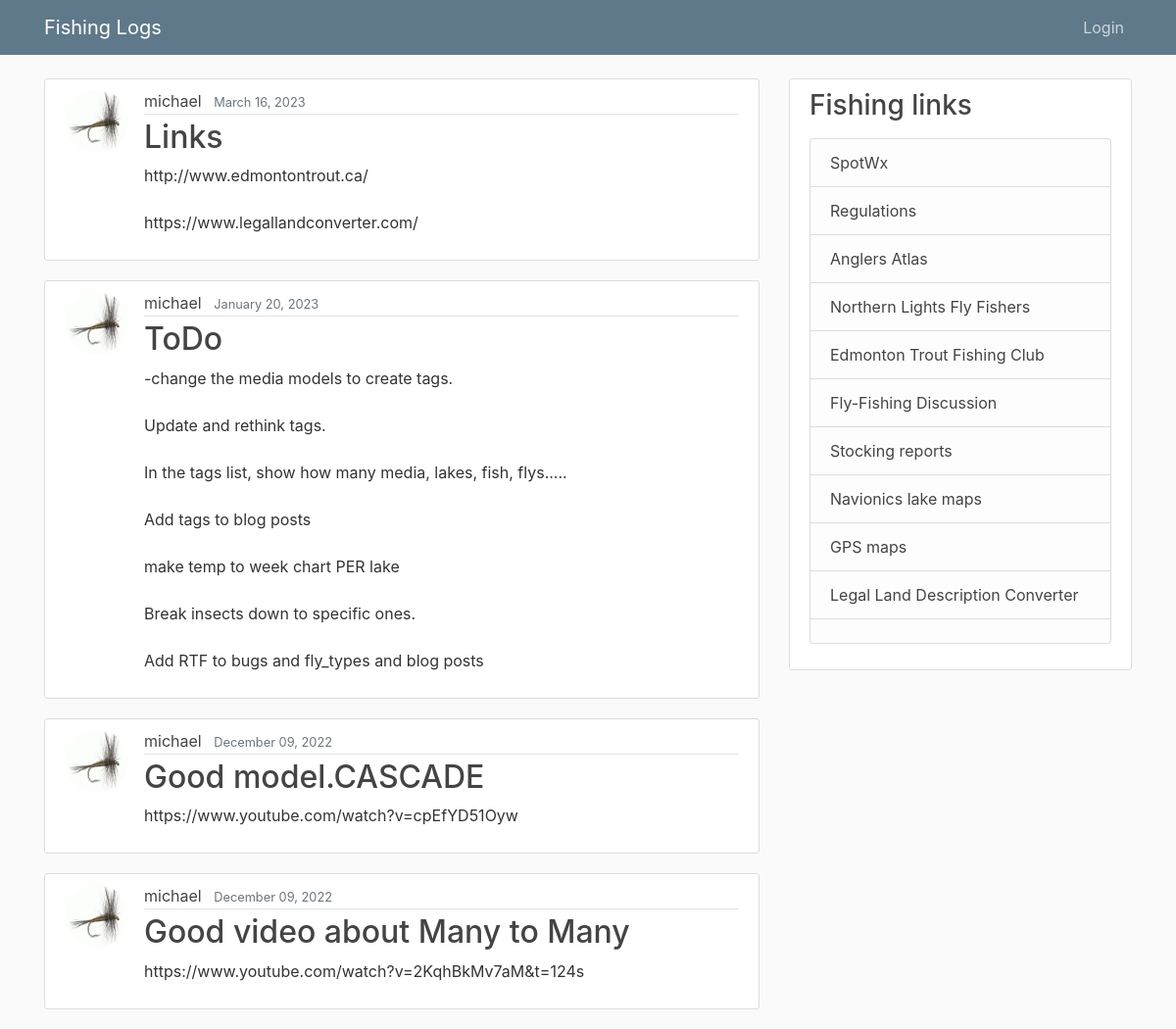
Page /blog/ on the earlier database version.
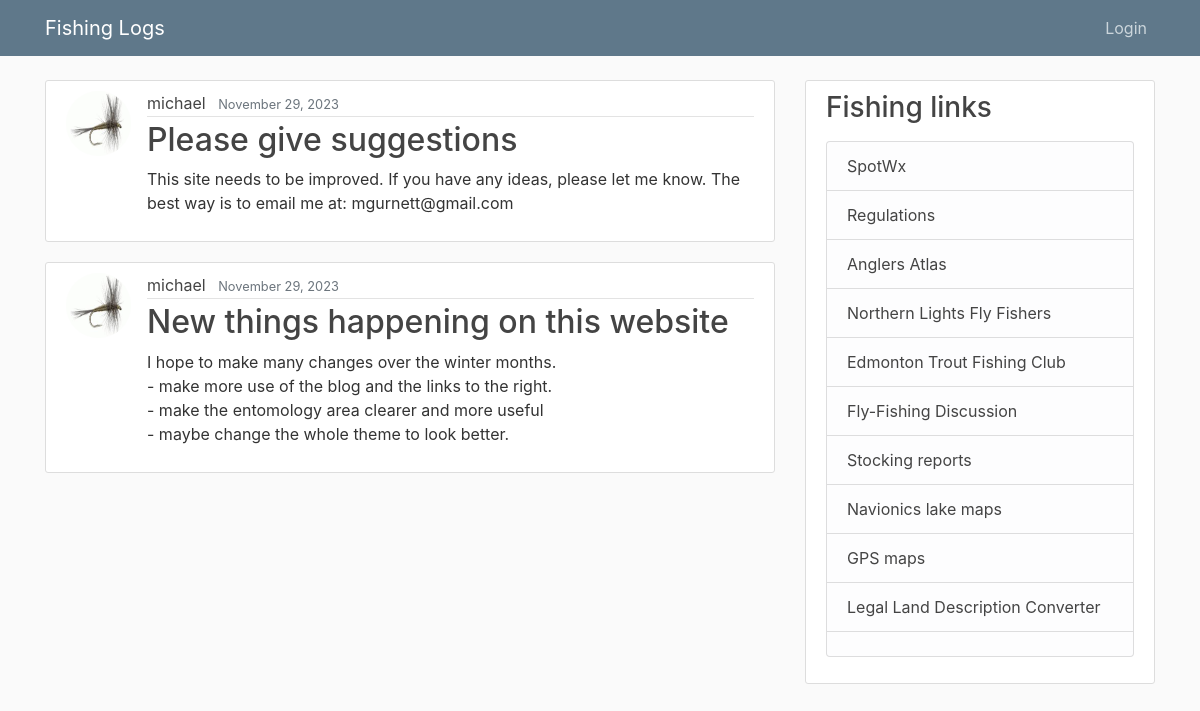
Same page on the later database version.
### blog/models.py (models this page shows, shortened)
class Post(models.Model):
    title = models.CharField(max_length=100)
    content = models.TextField()
    date_posted = models.DateTimeField(default=timezone.now)
    author = models.ForeignKey(User, on_delete=models.CASCADE)

### users/models.py (models this page shows, shortened)
class Profile(models.Model):
    user = models.OneToOneField(User, on_delete=models.CASCADE)
    image = models.ImageField(default='default.jpg', upload_to='profile_pics')

### blog/views.py (the view)
# urls.py: path('', PostListView.as_view(), name='blog-home'),
class PostListView(ListView):
    model = Post
    template_name = 'blog/home.html'  # <app>/<model>_<viewtype>.html
    context_object_name = 'posts'
    ordering = ['-date_posted']
    paginate_by = 5

### blog/templates/blog/home.html (shortened to what this page needs)
{% extends "blog/base.html" %}
{% block content %}
    {% for post in posts %}
        <article class="media content-section">
          <img class="rounded-circle article-img" src="{{ post.author.profile.image.url }}">
          <div class="media-body">
            <div class="article-metadata">
              <a class="mr-2" href="{% url 'user-posts' post.author.username %}">{{ post.author }}</a>
              <small class="text-muted">{{ post.date_posted|date:"F d, Y" }}</small>
            </div>
            <h2><a class="article-title" href="{% url 'post-detail' post.id %}">{{ post.title }}</a></h2>
            <p class="article-content">{{ post.content }}</p>
          </div>
        </article>
    {% endfor %}
{% endblock content %}

### blog/templates/blog/base.html (shortened to what this page needs)
{% load static %}
<!DOCTYPE html>
<html>
<head>
    <link rel="stylesheet" href="https://maxcdn.bootstrapcdn.com/bootstrap/4.0.0/css/bootstrap.min.css">
    <link rel="stylesheet" type="text/css" href="{% static 'blog/main.css' %}">
</head>
<body>
    <header class="site-header">
      <nav class="navbar navbar-expand-md navbar-dark bg-steel fixed-top">
        <div class="container">
          <a class="navbar-brand mr-4" href="{% url 'catch_home' %}">Fishing Logs</a>
          <div class="collapse navbar-collapse" id="navbarToggle">
            <div class="navbar-nav">
              {% if user.is_authenticated %}
                <a class="nav-item nav-link" href="{% url 'post-create' %}">New Post</a>
                <a class="nav-item nav-link" href="{% url 'profile' %}">Profile</a>
                <a class="nav-item nav-link" href="{% url 'logout' %}">Logout</a>
                <a class="nav-item nav-link" href="{% url 'admin:index' %}">ADMIN</a>
              {% else %}
                <a class="nav-item nav-link" href="{% url 'login' %}">Login</a>
              {% endif %}
            </div>
          </div>
        </div>
      </nav>
    </header>
    <main role="main" class="container">
      <div class="row">
        <div class="col-md-8">
          {% block content %}{% endblock %}
        </div>
        <div class="col-md-4">
          <div class="content-section">
            <h3>Fishing links</h3>
            <p class='text-muted'>
              <ul class="list-group">
                <li class="list-group-item list-group-item-light"><a href="https://spotwx.com" target="_blank" >SpotWx</a></li>
                <li class="list-group-item list-group-item-light"><a href="https://albertaregulations.ca/fishingregs/index.html" target="_blank" >Regulations</a></li>
                <li class="list-group-item list-group-item-light"><a href="https://www.anglersatlas.com/place/387223/alberta" target="_blank" >Anglers Atlas</a></li>
                <li class="list-group-item list-group-item-light"><a href="https://www.nlft.org/" target="_blank" >Northern Lights Fly Fishers</a></li>
                <li class="list-group-item list-group-item-light"><a href="https://www.edmontontrout.ca/" target="_blank" >Edmonton Trout Fishing Club</a></li>
                <li class="list-group-item list-group-item-light"><a href="http://www.outdoorsmenforum.ca/forumdisplay.php?f=101" target="_blank" >Fly-Fishing Discussion</a></li>
                <li class="list-group-item list-group-item-light"><a href="https://open.alberta.ca/publications/fish-stocking-list" target="_blank" >Stocking reports</a></li>
                <li class="list-group-item list-group-item-light"><a href="https://webapp.navionics.com/?lang=en#boating@8&key=m%7BwiI~gbmT" target="_blank" >Navionics lake maps</a></li>
                <li class="list-group-item list-group-item-light"><a href="https://fishing-app.gpsnauticalcharts.com/i-boating-fishing-web-app/fishing-marine-charts-navigation.html?title=Cow+Lake+boating+app#10.26/53.8607/-114.2421" target="_blank" >GPS maps</a></li>
                <li class="list-group-item list-group-item-light"><a href="https://www.legallandconverter.com/" target="_blank" >Legal Land Description Converter</a></li>
                <li class="list-group-item list-group-item-light"><a href="" target="_blank" ></a></li>
              </ul>
            </p>
          </div>
        </div>
      </div>
    </main>
</body>
</html>

### catches/static/catches/site/main.css (style rules this page uses)
body { background: #fafafa; color: #333333; margin-top: 5rem; }
h1, h2, h3, h4, h5, h6 { color: #444444; }
a { color: #444444; }
ul { margin: 0; }
.bg-steel { background-color: #5f788a; }
.site-header .navbar-nav .nav-link { color: #cbd5db; }
.content-section { background: #ffffff; padding: 10px 20px; border: 1px solid #dddddd; border-radius: 3px; margin-bottom: 20px; }
.article-title { color: #444444; }
.article-content { white-space: pre-line; }
.article-img { height: 65px; width: 65px; margin-right: 16px; }
.article-metadata { padding-bottom: 1px; margin-bottom: 4px; border-bottom: 1px solid #e3e3e3 }

Differences in the rows shown:
removed Post: author.profile.image (placeholder picture), author "michael", date_posted "March 16, 2023", title "Links", content "http://www.edmontontrout.ca/ https://www.legallandconverter.com/"
removed Post: author.profile.image (placeholder picture), author "michael", date_posted "January 20, 2023", title "ToDo", content "-change the media models to create tags. Update and rethink tags. In the tags list, show how many media, lakes, fish, flys..... Add tags to blog posts make temp to week chart PER lake Break insects down to specific ones. Add RTF to bugs and fly_types and blog posts"
removed Post: author.profile.image (placeholder picture), author "michael", date_posted "December 09, 2022", title "Good model.CASCADE", content "https://www.youtube.com/watch?v=cpEfYD51Oyw"
removed Post: author.profile.image (placeholder picture), author "michael", date_posted "December 09, 2022", title "Good video about Many to Many", content "https://www.youtube.com/watch?v=2KqhBkMv7aM&t=124s"
added Post: author.profile.image (placeholder picture), author "michael", date_posted "November 29, 2023", title "Please give suggestions", content "This site needs to be improved. If you have any ideas, please let me know. The best way is to email me at: mgurnett@gmail.com"
added Post: author.profile.image (placeholder picture), author "michael", date_posted "November 29, 2023", title "New things happening on this website", content "I hope to make many changes over the winter months. - make more use of the blog and the links to the right. - make the entomology area clearer and more useful - maybe change the whole theme to look better."
